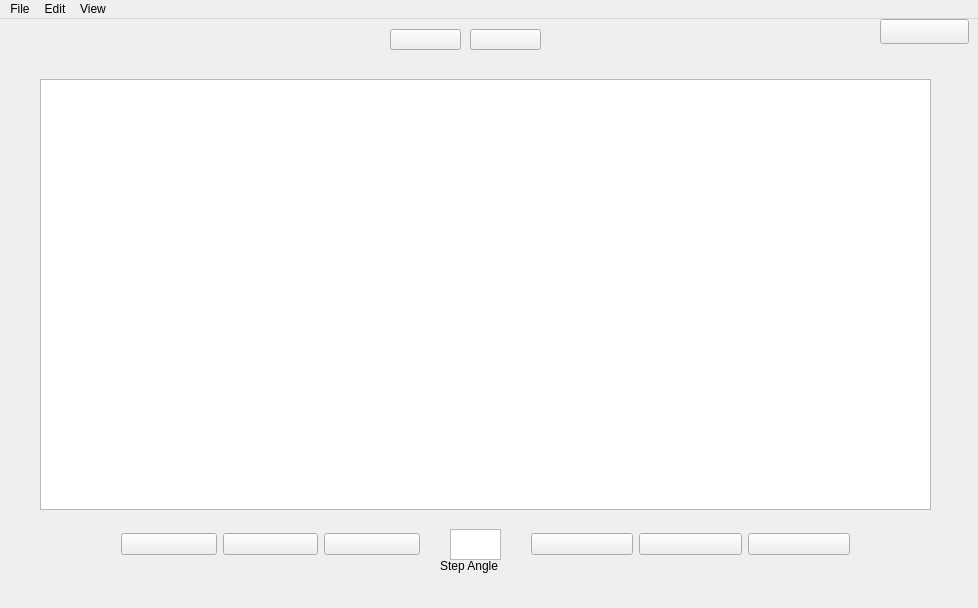
<?xml version="1.0" encoding="UTF-8"?>
<ui version="4.0">
 <class>MainWindow</class>
 <widget class="QMainWindow" name="MainWindow">
  <property name="geometry">
   <rect>
    <x>0</x>
    <y>0</y>
    <width>978</width>
    <height>608</height>
   </rect>
  </property>
  <property name="windowTitle">
   <string>PhotoEditor</string>
  </property>
  <widget class="QWidget" name="centralWidget">
   <widget class="custom_graphics_view" name="graphicsView">
    <property name="geometry">
     <rect>
      <x>40</x>
      <y>60</y>
      <width>891</width>
      <height>431</height>
     </rect>
    </property>
   </widget>
   <widget class="QTextEdit" name="textEdit">
    <property name="geometry">
     <rect>
      <x>450</x>
      <y>510</y>
      <width>51</width>
      <height>31</height>
     </rect>
    </property>
    <property name="toolTip">
     <string>step angle</string>
    </property>
   </widget>
   <widget class="QWidget" name="horizontalLayoutWidget">
    <property name="geometry">
     <rect>
      <x>110</x>
      <y>500</y>
      <width>321</width>
      <height>51</height>
     </rect>
    </property>
    <layout class="QHBoxLayout" name="horizontalLayout">
     <item>
      <widget class="QPushButton" name="crop">
       <property name="toolTip">
        <string>crop</string>
       </property>
       <property name="text">
        <string/>
       </property>
      </widget>
     </item>
     <item>
      <widget class="QPushButton" name="flib">
       <property name="toolTip">
        <string>flip horizontally</string>
       </property>
       <property name="text">
        <string/>
       </property>
      </widget>
     </item>
     <item>
      <widget class="QPushButton" name="rotateR">
       <property name="toolTip">
        <string>rotate clockwise</string>
       </property>
       <property name="text">
        <string/>
       </property>
      </widget>
     </item>
    </layout>
   </widget>
   <widget class="QWidget" name="horizontalLayoutWidget_2">
    <property name="geometry">
     <rect>
      <x>520</x>
      <y>500</y>
      <width>341</width>
      <height>51</height>
     </rect>
    </property>
    <layout class="QHBoxLayout" name="horizontalLayout_2">
     <item>
      <widget class="QPushButton" name="rotatel">
       <property name="toolTip">
        <string>rotate counter clockwise</string>
       </property>
       <property name="text">
        <string/>
       </property>
      </widget>
     </item>
     <item>
      <widget class="QPushButton" name="zoomin">
       <property name="toolTip">
        <string>zoom out</string>
       </property>
       <property name="text">
        <string/>
       </property>
      </widget>
     </item>
     <item>
      <widget class="QPushButton" name="zoomout">
       <property name="toolTip">
        <string>zoom out</string>
       </property>
       <property name="text">
        <string/>
       </property>
      </widget>
     </item>
    </layout>
   </widget>
   <widget class="QPushButton" name="reset">
    <property name="geometry">
     <rect>
      <x>880</x>
      <y>0</y>
      <width>89</width>
      <height>25</height>
     </rect>
    </property>
    <property name="text">
     <string/>
    </property>
   </widget>
   <widget class="QLabel" name="label">
    <property name="geometry">
     <rect>
      <x>440</x>
      <y>537</y>
      <width>81</width>
      <height>20</height>
     </rect>
    </property>
    <property name="text">
     <string>Step Angle</string>
    </property>
   </widget>
   <widget class="QPushButton" name="undo">
    <property name="geometry">
     <rect>
      <x>390</x>
      <y>10</y>
      <width>71</width>
      <height>21</height>
     </rect>
    </property>
    <property name="text">
     <string/>
    </property>
   </widget>
   <widget class="QPushButton" name="redo">
    <property name="geometry">
     <rect>
      <x>470</x>
      <y>10</y>
      <width>71</width>
      <height>21</height>
     </rect>
    </property>
    <property name="text">
     <string/>
    </property>
   </widget>
  </widget>
  <widget class="QMenuBar" name="menuBar">
   <property name="geometry">
    <rect>
     <x>0</x>
     <y>0</y>
     <width>978</width>
     <height>22</height>
    </rect>
   </property>
   <property name="nativeMenuBar">
    <bool>false</bool>
   </property>
   <widget class="QMenu" name="menuFile">
    <property name="title">
     <string>File</string>
    </property>
    <addaction name="separator"/>
    <addaction name="actionOpen"/>
    <addaction name="actionSave"/>
    <addaction name="actionSave_as"/>
    <addaction name="actionExit"/>
   </widget>
   <widget class="QMenu" name="menuEdit">
    <property name="title">
     <string>Edit</string>
    </property>
    <addaction name="separator"/>
    <addaction name="actioncrop"/>
    <addaction name="actionundo"/>
    <addaction name="actionredo"/>
    <addaction name="separator"/>
    <addaction name="actionESC"/>
   </widget>
   <widget class="QMenu" name="menuView">
    <property name="title">
     <string>View</string>
    </property>
    <addaction name="separator"/>
    <addaction name="actionZoom_in"/>
    <addaction name="actionZoom_out"/>
   </widget>
   <addaction name="menuFile"/>
   <addaction name="menuEdit"/>
   <addaction name="menuView"/>
  </widget>
  <widget class="QStatusBar" name="statusBar">
   <property name="sizeGripEnabled">
    <bool>false</bool>
   </property>
  </widget>
  <action name="actionFile">
   <property name="text">
    <string>File</string>
   </property>
  </action>
  <action name="actionEdit">
   <property name="text">
    <string>Edit</string>
   </property>
  </action>
  <action name="actionView">
   <property name="text">
    <string>View</string>
   </property>
  </action>
  <action name="actioncrop">
   <property name="text">
    <string>Crop</string>
   </property>
  </action>
  <action name="actionundo">
   <property name="text">
    <string>Undo</string>
   </property>
   <property name="shortcut">
    <string>Ctrl+Z</string>
   </property>
  </action>
  <action name="actionredo">
   <property name="text">
    <string>Redo</string>
   </property>
   <property name="shortcut">
    <string>Ctrl+Y</string>
   </property>
  </action>
  <action name="actionZoom_in">
   <property name="text">
    <string>Zoom in</string>
   </property>
   <property name="shortcut">
    <string>Ctrl+Up</string>
   </property>
  </action>
  <action name="actionZoom_out">
   <property name="text">
    <string>Zoom out</string>
   </property>
   <property name="shortcut">
    <string>Ctrl+Down</string>
   </property>
  </action>
  <action name="actionOpen">
   <property name="text">
    <string>Open</string>
   </property>
   <property name="shortcut">
    <string>Ctrl+O</string>
   </property>
  </action>
  <action name="actionSave">
   <property name="text">
    <string>Save</string>
   </property>
   <property name="shortcut">
    <string>Ctrl+S</string>
   </property>
  </action>
  <action name="actionSave_as">
   <property name="text">
    <string>Save as</string>
   </property>
  </action>
  <action name="actionExit">
   <property name="text">
    <string>Exit</string>
   </property>
   <property name="shortcut">
    <string>Ctrl+Q</string>
   </property>
  </action>
  <action name="actionESC">
   <property name="text">
    <string>ESC</string>
   </property>
   <property name="shortcut">
    <string>Esc</string>
   </property>
  </action>
 </widget>
 <layoutdefault spacing="6" margin="11"/>
 <customwidgets>
  <customwidget>
   <class>custom_graphics_view</class>
   <extends>QGraphicsView</extends>
   <header location="global">custom_graphics_view.h</header>
  </customwidget>
 </customwidgets>
 <resources/>
 <connections/>
</ui>
